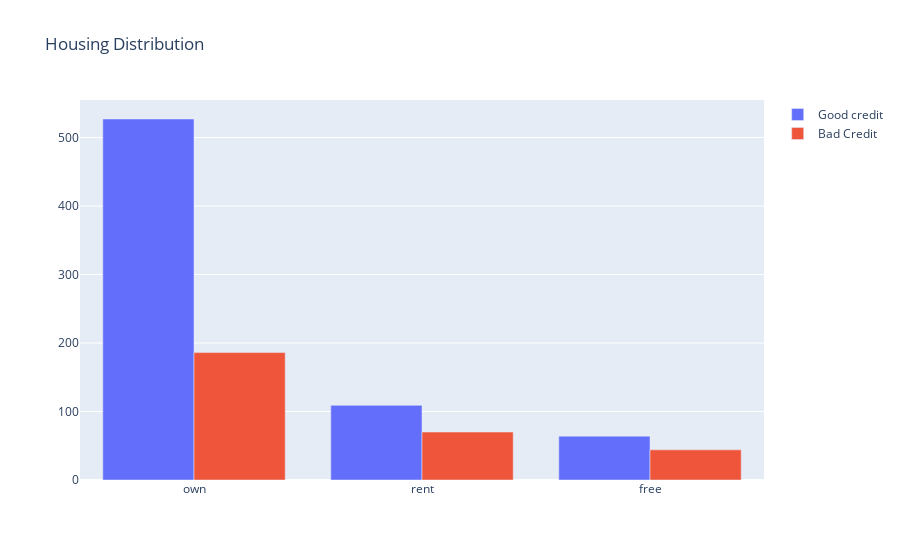

Notebook cell for this chart:
### Markdown cell above
<h2>Distribution of Housing (own) and rent by Risk</h2>

### Code cell
#First plot
trace0 = go.Bar(
    x = df_credit[df_credit["Risk"]== 'good']["Housing"].value_counts().index.values,
    y = df_credit[df_credit["Risk"]== 'good']["Housing"].value_counts().values,
    name='Good credit'
)

#Second plot
trace1 = go.Bar(
    x = df_credit[df_credit["Risk"]== 'bad']["Housing"].value_counts().index.values,
    y = df_credit[df_credit["Risk"]== 'bad']["Housing"].value_counts().values,
    name="Bad Credit"
)

data = [trace0, trace1]

layout = go.Layout(
    title='Housing Distribution'
)


fig = go.Figure(data=data, layout=layout)

py.iplot(fig, filename='Housing-Grouped')

### Figure 1 — Plotly figure (JSON) as saved in the notebook; plotly's stock layout.template omitted (floating-point values rounded to 4 significant figures)
{"data": [{"name": "Good credit", "type": "bar", "x": ["own", "rent", "free"], "y": [527, 109, 64]}, {"name": "Bad Credit", "type": "bar", "x": ["own", "rent", "free"], "y": [186, 70, 44]}], "layout": {"title": {"text": "Housing Distribution"}}}
